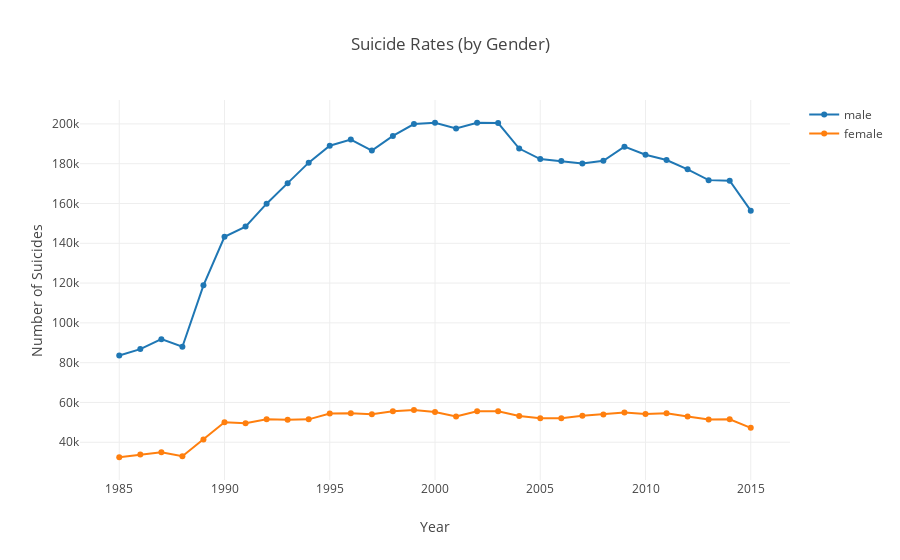

This figure's notebook cell:
### Code cell
data = df.groupby(['sex', 'year', 'country']).sum()

female = data.loc['female'].suicides_no.reset_index()
male = data.loc['male'].suicides_no.reset_index()

data = df.groupby(['country', 'sex']).sum().suicides_no.nlargest(10).reset_index()
dt_sex = df.groupby(['sex', 'year']).sum().suicides_no
trace_plot(dt_sex, categories=['male', 'female'], 
           title='Suicide Rates (by Gender)', 
           x_label='Year', 
           y_label='Number of Suicides')

### Figure 1 — Plotly figure (JSON) as saved in the notebook; plotly's stock layout.template omitted (floating-point values rounded to 4 significant figures)
{"data": [{"mode": "lines+markers", "name": "male", "type": "scatter", "uid": "41c30782-4404-4850-9230-ebebb427e3c0", "x": [1985, 1986, 1987, 1988, 1989, 1990, 1991, 1992, 1993, 1994, 1995, 1996, 1997, 1998, 1999, 2000, 2001, 2002, 2003, 2004, 2005, 2006, 2007, 2008, 2009, 2010, 2011, 2012, 2013, 2014, 2015], "y": [83584, 86818, 91836, 88011, 118883, 143243, 148398, 159906, 170234, 180531, 189040, 192142, 186619, 193960, 199904, 200578, 197653, 200546, 200452, 187629, 182340, 181322, 180084, 181474, 188567, 184480, 181868, 177149, 171740, 171428, 156392]}, {"mode": "lines+markers", "name": "female", "type": "scatter", "uid": "e93dd2bd-28ab-42d2-b18a-069f901eb5c8", "x": [1985, 1986, 1987, 1988, 1989, 1990, 1991, 1992, 1993, 1994, 1995, 1996, 1997, 1998, 1999, 2000, 2001, 2002, 2003, 2004, 2005, 2006, 2007, 2008, 2009, 2010, 2011, 2012, 2013, 2014, 2015], "y": [32479, 33852, 35006, 33015, 41361, 50118, 49622, 51567, 51331, 51532, 54504, 54583, 54126, 55631, 56215, 55254, 52999, 55549, 55627, 53232, 52035, 52039, 53324, 53973, 54920, 54222, 54616, 53011, 51459, 51556, 47248]}], "layout": {"title": {"text": "Suicide Rates (by Gender)"}, "xaxis": {"title": {"text": "Year"}}, "yaxis": {"title": {"text": "Number of Suicides"}}}}
